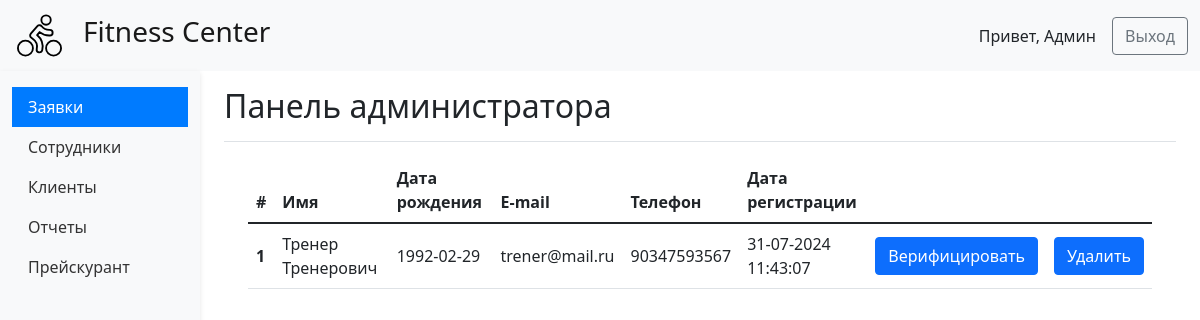
The app's page /admin_panel (signed in) with its own data.
### tables this page shows
CREATE TABLE accounts (
                user_id INTEGER PRIMARY KEY AUTOINCREMENT,
                username TEXT NOT NULL,
                password TEXT NOT NULL,
                role INT UNSIGNED NOT NULL,
                auth INTEGER NOT NULL DEFAULT 0,
                name VARCHAR(255) NOT NULL,
                date_of_birth DATE,
                email VARCHAR(255),
                phone VARCHAR(31),
                created_at DATETIME NOT NULL DEFAULT CURRENT_TIMESTAMP,
                CONSTRAINT fk_role_type FOREIGN KEY (role) REFERENCES role_types(id)
                );

### main_api.py (the view)
@app.route('/admin_panel')
def admin_panel():
    if 'user_id' not in session:
        return redirect(url_for('home'))
    json_ap_data = get_bids_from_db(path_to_db)
    return render_template('admin_panel_01_bids.html', json_ap_data=json_ap_data)

### main_helper.py (called while the page is built)
def get_db_connection(db_path):
    db_conn = sqlite3.connect(db_path)
    db_conn.row_factory = sqlite3.Row
    return db_conn

def get_bids_from_db(db_path):
    conn = get_db_connection(db_path)
    c = conn.cursor()
    data = c.execute(f"SELECT user_id, role, name, date_of_birth, email, phone, created_at"
                     f" FROM accounts WHERE (auth = 0 AND role = 1)").fetchall()
    conn.close()
    bids = [dict(ix) for ix in data]
    return bids

### templates/admin_panel_01_bids.html (shortened to what this page needs)
{% extends "admin_panel.html" %}
{% block bar_menu %}
<li class="nav-item">
    <a class="nav-link active" aria-current="page" href="{{ url_for('ap_bids') }}">
        Заявки
    </a>
</li>
<li class="nav-item">
    <a class="nav-link" aria-current="page" href="{{ url_for('ap_employees') }}">
        Сотрудники
    </a>
</li>
<li class="nav-item">
    <a class="nav-link" aria-current="page" href="{{ url_for('ap_clients') }}">
        Клиенты
    </a>
</li>
<li class="nav-item">
    <a class="nav-link" aria-current="page" href="{{ url_for('ap_reports') }}">
        Отчеты
    </a>
</li>
<li class="nav-item">
    <a class="nav-link" aria-current="page" href="{{ url_for('ap_price_list') }}">
        Прейскурант
    </a>
</li>
{% endblock %}
{% block main_content %}
<main class="col-md-9 ms-sm-auto col-lg-10 px-md-4">
    <div class="d-flex justify-content-between flex-wrap flex-md-nowrap align-items-center pt-3 pb-2 mb-3 border-bottom">
        <h1 class="h2">Панель администратора</h1>
    </div>
    <div class="container-fluid">
        <table class="table table-hover w-100">
            <thead>
            <tr>
                <th scope="col">#</th>
                <th scope="col">Имя</th>
                <th scope="col">Дата рождения</th>
                <th scope="col">E-mail</th>
                <th scope="col">Телефон</th>
                <th scope="col">Дата регистрации</th>
                <th scope="col"></th>
                <th scope="col"></th>
            </tr>
            </thead>
            <tbody>
            {% for j_value in json_ap_data %}
            <tr>
                <th class="align-middle" scope="row">{{loop.index}}</th>
                <td class="align-middle">{{ j_value.name }}</td>
                <td class="align-middle">{{ j_value.date_of_birth }}</td>
                <td class="align-middle">{{ j_value.email }}</td>
                <td class="align-middle">{{ j_value.phone }}</td>
                <td class="align-middle">{{ j_value.created_at }}</td>
                <td class="align-middle col-1">
                    <form action="{{ 'ap_bids_verify' }}" method="POST">
                        <input type="submit" class="btn btn-primary" value="Верифицировать">
                    </form>
                </td>
                <td class="align-middle col-1">
                    <form action="/ap_bids_del/" method="POST">
                        <input type="submit" class="btn btn-primary" value="Удалить">
                    </form>
                </td>
            </tr>
            {% endfor %}
            </tbody>
        </table>
    </div>
</main>
{% endblock %}

### templates/admin_panel.html (style rules this page uses)
.sidebar .nav-link { border-radius: 0; color: #333; }
.sidebar .nav-link.active { background-color: #007bff; color: white; }

### records on screen
accounts: name "Тренер Тренерович", date_of_birth "1992-02-29", email "trener@mail.ru", phone "90347593567", created_at "31-07-2024 11:43:07"
